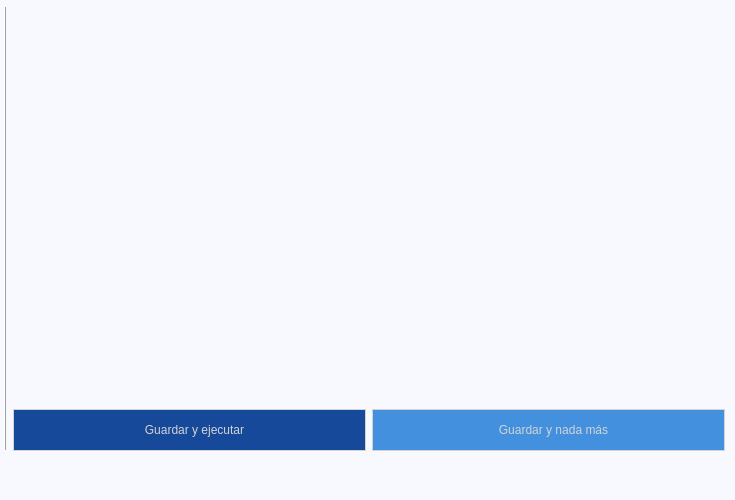
<?xml version="1.0" encoding="UTF-8"?>
<ui version="4.0">
 <class>MainWindow</class>
 <widget class="QMainWindow" name="MainWindow">
  <property name="geometry">
   <rect>
    <x>0</x>
    <y>0</y>
    <width>735</width>
    <height>500</height>
   </rect>
  </property>
  <property name="sizePolicy">
   <sizepolicy hsizetype="Fixed" vsizetype="Fixed">
    <horstretch>0</horstretch>
    <verstretch>0</verstretch>
   </sizepolicy>
  </property>
  <property name="windowTitle">
   <string>MainWindow</string>
  </property>
  <property name="windowIcon">
   <iconset>
    <normaloff>../res/logo.png</normaloff>../res/logo.png</iconset>
  </property>
  <widget class="QWidget" name="centralwidget">
   <property name="styleSheet">
    <string notr="true">*{
	height: 40px;
}
#centralwidget{
	background-color: ghostwhite;
}
QLineEdit,
QComboBox,
QPushButton{	
	font: 14pt &quot;Segoe UI&quot;;
	border: 1px solid silver;
	padding-left: 10px;
	color: darkslategray;
}
#btn_set_ip{
	background-color: #16499A;
	color: lightgray;
	border: 1px solid lightgray;
}
#btn_only_save{
	background-color: #4390DF;
	color: lightgray;
	border: 1px solid lightgray;
}
#image_ifaces{
	width: 100px;
}
</string>
   </property>
   <widget class="QWidget" name="">
    <property name="geometry">
     <rect>
      <x>4</x>
      <y>6</y>
      <width>721</width>
      <height>491</height>
     </rect>
    </property>
    <layout class="QVBoxLayout" name="wrapper_layout">
     <item>
      <layout class="QHBoxLayout" name="main_layout">
       <item>
        <layout class="QVBoxLayout" name="layout_tiles"/>
       </item>
       <item>
        <widget class="Line" name="line">
         <property name="frameShadow">
          <enum>QFrame::Raised</enum>
         </property>
         <property name="orientation">
          <enum>Qt::Vertical</enum>
         </property>
        </widget>
       </item>
       <item>
        <layout class="QVBoxLayout" name="layout_form">
         <item>
          <layout class="QHBoxLayout" name="layout_dchp"/>
         </item>
         <item>
          <spacer name="verticalSpacer">
           <property name="orientation">
            <enum>Qt::Vertical</enum>
           </property>
           <property name="sizeHint" stdset="0">
            <size>
             <width>635</width>
             <height>13</height>
            </size>
           </property>
          </spacer>
         </item>
         <item>
          <layout class="QVBoxLayout" name="layout_lineedit"/>
         </item>
         <item>
          <layout class="QHBoxLayout" name="layout_button_box">
           <item>
            <widget class="QPushButton" name="btn_set_ip">
             <property name="cursor">
              <cursorShape>PointingHandCursor</cursorShape>
             </property>
             <property name="text">
              <string>Guardar y ejecutar</string>
             </property>
            </widget>
           </item>
           <item>
            <widget class="QPushButton" name="btn_only_save">
             <property name="cursor">
              <cursorShape>PointingHandCursor</cursorShape>
             </property>
             <property name="text">
              <string>Guardar y nada más</string>
             </property>
            </widget>
           </item>
          </layout>
         </item>
        </layout>
       </item>
      </layout>
     </item>
     <item>
      <layout class="QHBoxLayout" name="layout_info_help">
       <item>
        <widget class="QPushButton" name="btn_options">
         <property name="cursor">
          <cursorShape>OpenHandCursor</cursorShape>
         </property>
         <property name="styleSheet">
          <string notr="true">border: 0px solid black;
width: 40px;

</string>
         </property>
         <property name="text">
          <string/>
         </property>
         <property name="icon">
          <iconset>
           <normaloff>../res/options3.png</normaloff>../res/options3.png</iconset>
         </property>
         <property name="iconSize">
          <size>
           <width>55</width>
           <height>55</height>
          </size>
         </property>
        </widget>
       </item>
       <item>
        <spacer name="horizontalSpacer">
         <property name="orientation">
          <enum>Qt::Horizontal</enum>
         </property>
         <property name="sizeHint" stdset="0">
          <size>
           <width>40</width>
           <height>20</height>
          </size>
         </property>
        </spacer>
       </item>
       <item>
        <widget class="QPushButton" name="btn_info">
         <property name="styleSheet">
          <string notr="true">border: 0px solid black;
width: 40px;
border-radius: 20px;
</string>
         </property>
         <property name="text">
          <string/>
         </property>
         <property name="icon">
          <iconset>
           <normaloff>../res/info2.png</normaloff>../res/info2.png</iconset>
         </property>
         <property name="iconSize">
          <size>
           <width>60</width>
           <height>60</height>
          </size>
         </property>
        </widget>
       </item>
       <item>
        <widget class="QPushButton" name="btn_help">
         <property name="maximumSize">
          <size>
           <width>10777215</width>
           <height>16777215</height>
          </size>
         </property>
         <property name="cursor">
          <cursorShape>PointingHandCursor</cursorShape>
         </property>
         <property name="toolTip">
          <string extracomment="Ayuda"/>
         </property>
         <property name="styleSheet">
          <string notr="true">border: 0px solid black;
width: 40px;
border-radius: 20px;
</string>
         </property>
         <property name="text">
          <string/>
         </property>
         <property name="icon">
          <iconset>
           <normaloff>../res/help2.png</normaloff>../res/help2.png</iconset>
         </property>
         <property name="iconSize">
          <size>
           <width>60</width>
           <height>60</height>
          </size>
         </property>
        </widget>
       </item>
      </layout>
     </item>
    </layout>
   </widget>
  </widget>
 </widget>
 <tabstops>
  <tabstop>btn_set_ip</tabstop>
  <tabstop>btn_only_save</tabstop>
 </tabstops>
 <resources/>
 <connections/>
</ui>
